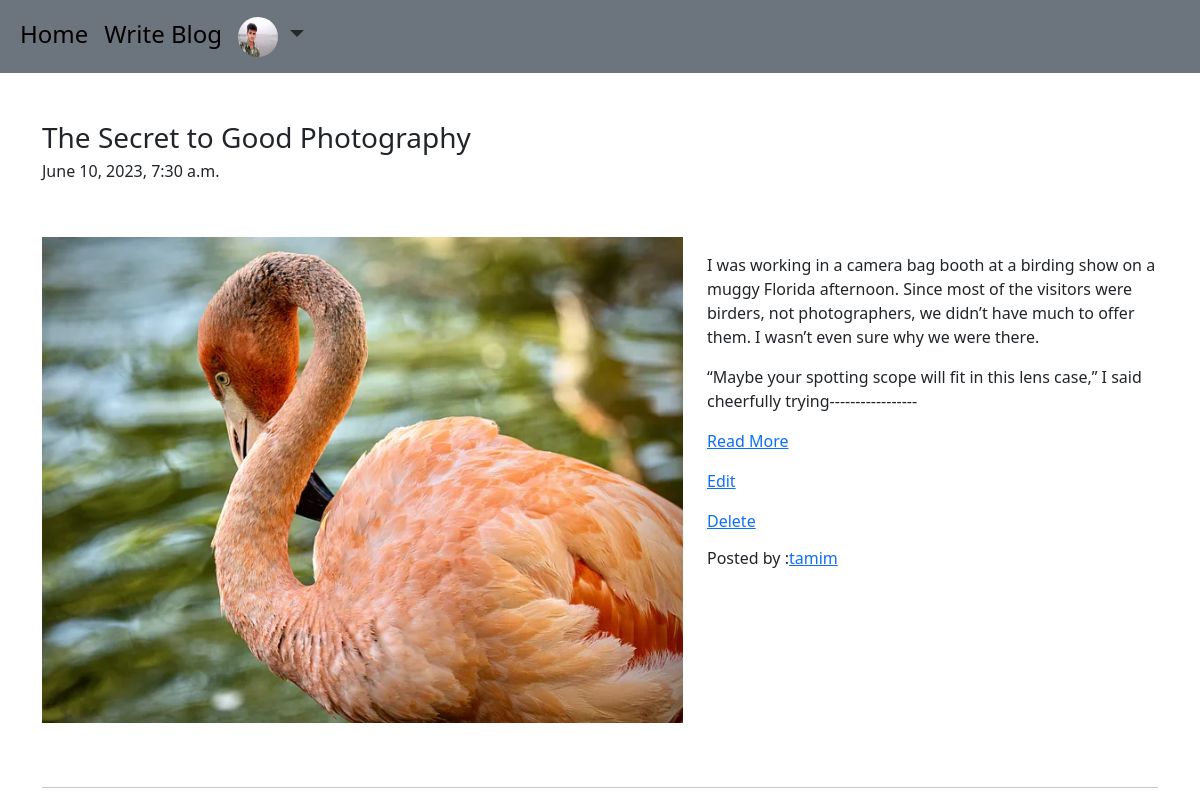
Screenshot of /blog/myblog/ (signed in) with the database file from the repository.
### login/models.py (models this page shows, shortened)
class UserProfile(models.Model):
    user = models.OneToOneField(
        User, on_delete=models.CASCADE, related_name='user_all_profile')
    profile_pic = models.ImageField(
        upload_to='profile_pic')

### blog/models.py (models this page shows, shortened)
class Blog(models.Model):
    author = models.ForeignKey(
        User, on_delete=models.CASCADE, related_name='author_blog')
    blog_title = models.CharField(max_length=255)
    blog_content = models.TextField(verbose_name='What is Your mind ?')
    slug = models.SlugField(max_length=1000, unique=True)
    blog_image = models.ImageField(upload_to='blog_img')
    publish_at = models.DateTimeField(auto_now_add=True)
    update_at = models.DateTimeField(auto_now=True)
    class Meta:
        ordering=['-publish_at']

### blog/views.py (the view)
# urls.py: path('myblog/', views.MyBlog.as_view(), name='myblog'),
class MyBlog(LoginRequiredMixin, TemplateView):
    template_name = 'blog/myblog.html'

### blog/templatetags/custom_filters.py (called while the page is built)
def range_filter(value):
    return value[0:300]+'-----------------'

### blog/templates/blog/myblog.html (shortened to what this page needs)
{% extends 'base.html' %}
{% load custom_filters %}
{% block body_block %}
{% for blog in user.author_blog.all %}
<h3>{{ blog.blog_title }}</h3>
<h6>{{blog.publish_at}}</h6>
<div class="row py-5">
    <div class="col-7">
        <img src="/media/{{blog.blog_image}}" title="{{blog.blog_title}}" width="100%">
    </div>
    <div class="col-5">
        <p>{{blog.blog_content|range_filter|linebreaks}}<a href="{% url 'blog:details' id=blog.pk %}">Read More</a></p>
        <p><a href="{% url 'blog:editblog' pk=blog.pk %}">Edit</a></p>
        <p><a href="{% url 'blog:delete' pk=blog.pk %}">Delete</a></p>
        <h6>Posted by :<a href="{% url 'blog:author_details' pk=blog.author.pk%}">{{blog.author}}</a></h6>
    </div>
</div>
<hr>
{% endfor %}
{% endblock body_block %}

### templates/base.html (shortened to what this page needs)
<!doctype html>
<html lang="en">
<head>
    <link href="https://cdn.jsdelivr.net/npm/bootstrap@5.3.0/dist/css/bootstrap.min.css" rel="stylesheet"
>
</head>
<body>
    <nav class="navbar navbar-expand-lg bg-secondary">
        <div class="container-fluid">
            <div class="collapse navbar-collapse" id="navbarNavDropdown">
                <ul class="navbar-nav fs-4">
                    <li class="nav-item">
                        <a class="nav-link active" aria-current="page" href="{% url 'blog:blog_list' %}">Home</a>
                    </li>
                    {% if user.is_authenticated %}
                    <li class="nav-item">
                        <a class="nav-link active" aria-current="page" href="{% url 'blog:write_blog' %}">Write Blog</a>
                    </li>
                    <li class="nav-item dropdown">
                        {% if user.user_all_profile %}
                        <a class="nav-link dropdown-toggle" href="#" role="button" data-bs-toggle="dropdown"
                            aria-expanded="false">
                            <img src="/media/{{user.user_all_profile.profile_pic}}" alt="" width="40" height="40"
                                class="rounded-circle">
                        </a>
                        {% else %}
                        <a class="nav-link dropdown-toggle" href="#" role="button" data-bs-toggle="dropdown"
                            aria-expanded="false">
                            <img src="/media/profile_pic/default.avif" alt="" width="40" height="40"
                                class="rounded-circle">
                        </a>
                        {% endif %}
                    </li>
                    {% endif %}
                </ul>
            </div>
        </div>
    </nav>
    <div class="container mt-5">
        {% block body_block %}
        {% endblock body_block %}
    </div>
</body>
</html>

### rows the page displays
Blog: blog_title "The Secret to Good Photography", publish_at "June 10, 2023, 7:30 a.m.", blog_image (picture), blog_content|range_filter "I was working in a camera bag booth at a birding show on a muggy Florida afternoon. Since most of the visitors were birders, not photographers, we didn’t have much to offer them. I wasn’t even sure why we were there. “Maybe your spotting scope will fit in this lens case,” I said cheerfully trying-----------------", author "tamim"
